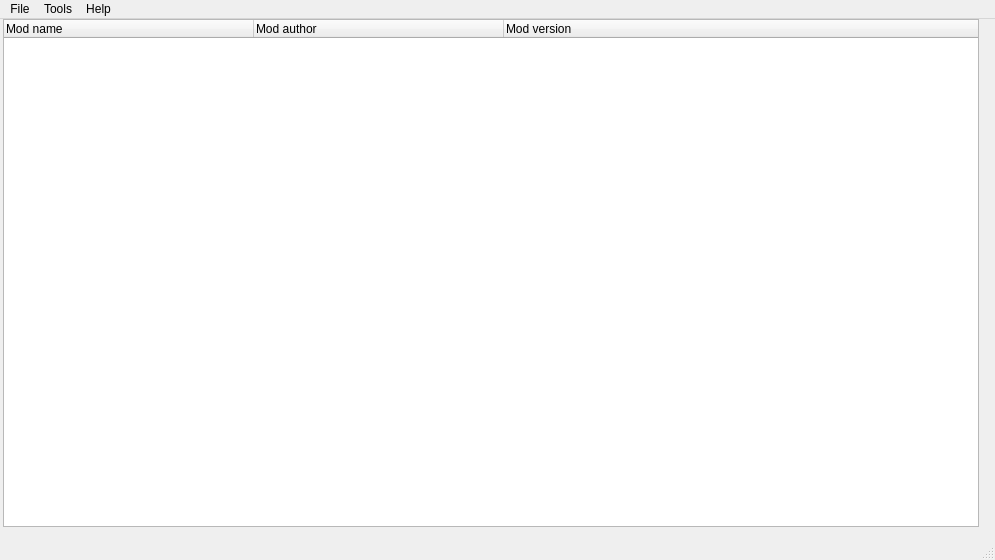
<?xml version="1.0" encoding="UTF-8"?>
<ui version="4.0">
 <class>MainWindow</class>
 <widget class="QMainWindow" name="MainWindow">
  <property name="geometry">
   <rect>
    <x>0</x>
    <y>0</y>
    <width>995</width>
    <height>560</height>
   </rect>
  </property>
  <property name="windowTitle">
   <string>Saint Seiya Mod Installer</string>
  </property>
  <widget class="QWidget" name="centralWidget">
   <layout class="QHBoxLayout" name="horizontalLayout">
    <property name="leftMargin">
     <number>3</number>
    </property>
    <property name="topMargin">
     <number>0</number>
    </property>
    <property name="rightMargin">
     <number>3</number>
    </property>
    <item>
     <widget class="QTreeWidget" name="modsList">
      <property name="contextMenuPolicy">
       <enum>Qt::ActionsContextMenu</enum>
      </property>
      <property name="rootIsDecorated">
       <bool>false</bool>
      </property>
      <attribute name="headerDefaultSectionSize">
       <number>250</number>
      </attribute>
      <column>
       <property name="text">
        <string>Mod name</string>
       </property>
      </column>
      <column>
       <property name="text">
        <string>Mod author</string>
       </property>
      </column>
      <column>
       <property name="text">
        <string>Mod version</string>
       </property>
      </column>
     </widget>
    </item>
    <item>
     <widget class="QLabel" name="previewImage">
      <property name="minimumSize">
       <size>
        <width>1</width>
        <height>1</height>
       </size>
      </property>
      <property name="text">
       <string/>
      </property>
     </widget>
    </item>
   </layout>
  </widget>
  <widget class="QMenuBar" name="menuBar">
   <property name="geometry">
    <rect>
     <x>0</x>
     <y>0</y>
     <width>995</width>
     <height>21</height>
    </rect>
   </property>
   <widget class="QMenu" name="menuFile">
    <property name="title">
     <string>File</string>
    </property>
    <addaction name="actionInstall_mod"/>
    <addaction name="separator"/>
    <addaction name="actionExit"/>
   </widget>
   <widget class="QMenu" name="menuAbout">
    <property name="title">
     <string>Help</string>
    </property>
    <addaction name="actionAbout"/>
   </widget>
   <widget class="QMenu" name="menuToola">
    <property name="title">
     <string>Tools</string>
    </property>
    <addaction name="actionAssociate_ssz_extension"/>
    <addaction name="actionCheck_consistency"/>
   </widget>
   <addaction name="menuFile"/>
   <addaction name="menuToola"/>
   <addaction name="menuAbout"/>
  </widget>
  <widget class="QStatusBar" name="statusBar"/>
  <action name="actionInstall_mod">
   <property name="text">
    <string>Install mod...</string>
   </property>
  </action>
  <action name="actionExit">
   <property name="text">
    <string>Exit</string>
   </property>
  </action>
  <action name="actionAbout">
   <property name="text">
    <string>About</string>
   </property>
  </action>
  <action name="actionUninstall">
   <property name="text">
    <string>Uninstall</string>
   </property>
  </action>
  <action name="actionAssociate_ssz_extension">
   <property name="text">
    <string>Associate .ssz extension</string>
   </property>
  </action>
  <action name="actionCheck_consistency">
   <property name="text">
    <string>Check consistency</string>
   </property>
  </action>
 </widget>
 <layoutdefault spacing="6" margin="11"/>
 <resources/>
 <connections/>
</ui>
